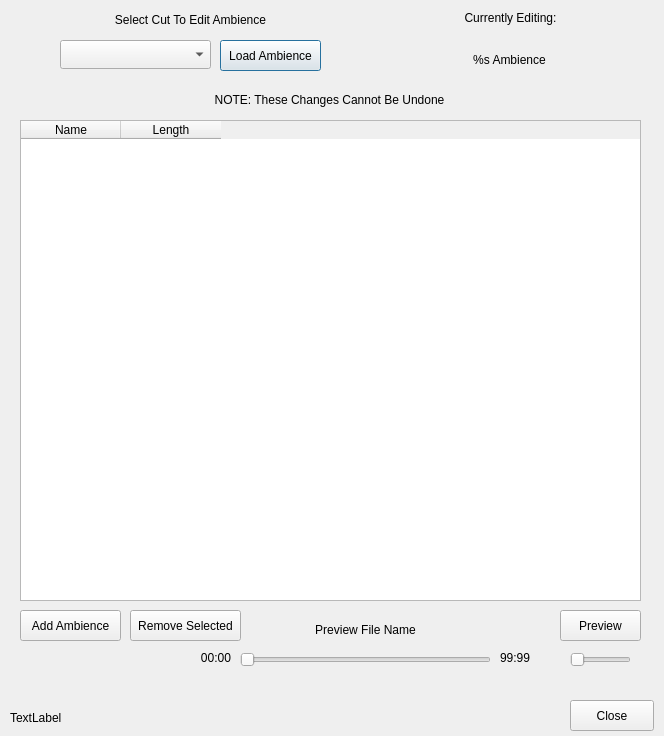
<?xml version="1.0" encoding="UTF-8"?>
<ui version="4.0">
 <class>editAmbienceDialog</class>
 <widget class="QDialog" name="editAmbienceDialog">
  <property name="geometry">
   <rect>
    <x>0</x>
    <y>0</y>
    <width>664</width>
    <height>736</height>
   </rect>
  </property>
  <property name="windowTitle">
   <string>Dialog</string>
  </property>
  <widget class="QPushButton" name="loadSelectedCutsAmbienceButton">
   <property name="geometry">
    <rect>
     <x>220</x>
     <y>40</y>
     <width>101</width>
     <height>31</height>
    </rect>
   </property>
   <property name="text">
    <string>Load Ambience</string>
   </property>
  </widget>
  <widget class="QComboBox" name="cutselectorComboBox">
   <property name="geometry">
    <rect>
     <x>60</x>
     <y>40</y>
     <width>151</width>
     <height>29</height>
    </rect>
   </property>
  </widget>
  <widget class="QLabel" name="topLabel1">
   <property name="geometry">
    <rect>
     <x>60</x>
     <y>10</y>
     <width>261</width>
     <height>20</height>
    </rect>
   </property>
   <property name="text">
    <string>Select Cut To Edit Ambience</string>
   </property>
   <property name="alignment">
    <set>Qt::AlignCenter</set>
   </property>
  </widget>
  <widget class="QLabel" name="topLabel2">
   <property name="geometry">
    <rect>
     <x>390</x>
     <y>10</y>
     <width>241</width>
     <height>16</height>
    </rect>
   </property>
   <property name="text">
    <string>Currently Editing:</string>
   </property>
   <property name="alignment">
    <set>Qt::AlignCenter</set>
   </property>
  </widget>
  <widget class="QLabel" name="currentAmbienceLabel">
   <property name="geometry">
    <rect>
     <x>384</x>
     <y>50</y>
     <width>251</width>
     <height>20</height>
    </rect>
   </property>
   <property name="text">
    <string>%s Ambience</string>
   </property>
   <property name="alignment">
    <set>Qt::AlignCenter</set>
   </property>
  </widget>
  <widget class="QTableWidget" name="audioFilesTable">
   <property name="geometry">
    <rect>
     <x>20</x>
     <y>120</y>
     <width>621</width>
     <height>481</height>
    </rect>
   </property>
   <property name="layoutDirection">
    <enum>Qt::LeftToRight</enum>
   </property>
   <property name="autoFillBackground">
    <bool>false</bool>
   </property>
   <column>
    <property name="text">
     <string>Name</string>
    </property>
    <property name="textAlignment">
     <set>AlignHCenter|AlignVCenter|AlignCenter</set>
    </property>
   </column>
   <column>
    <property name="text">
     <string>Length</string>
    </property>
    <property name="textAlignment">
     <set>AlignHCenter|AlignVCenter|AlignCenter</set>
    </property>
   </column>
  </widget>
  <widget class="QPushButton" name="addAmbienceButton">
   <property name="geometry">
    <rect>
     <x>20</x>
     <y>610</y>
     <width>101</width>
     <height>31</height>
    </rect>
   </property>
   <property name="text">
    <string>Add Ambience</string>
   </property>
  </widget>
  <widget class="QPushButton" name="removeAmbienceButton">
   <property name="geometry">
    <rect>
     <x>130</x>
     <y>610</y>
     <width>111</width>
     <height>31</height>
    </rect>
   </property>
   <property name="text">
    <string>Remove Selected</string>
   </property>
  </widget>
  <widget class="QPushButton" name="previewAmbienceButton">
   <property name="geometry">
    <rect>
     <x>560</x>
     <y>610</y>
     <width>81</width>
     <height>31</height>
    </rect>
   </property>
   <property name="text">
    <string>Preview</string>
   </property>
  </widget>
  <widget class="QSlider" name="previewSlider">
   <property name="geometry">
    <rect>
     <x>240</x>
     <y>650</y>
     <width>251</width>
     <height>20</height>
    </rect>
   </property>
   <property name="orientation">
    <enum>Qt::Horizontal</enum>
   </property>
  </widget>
  <widget class="QLabel" name="previewFileNameLabel">
   <property name="geometry">
    <rect>
     <x>250</x>
     <y>620</y>
     <width>231</width>
     <height>20</height>
    </rect>
   </property>
   <property name="text">
    <string>Preview File Name</string>
   </property>
   <property name="alignment">
    <set>Qt::AlignCenter</set>
   </property>
  </widget>
  <widget class="QLabel" name="previewcurrentTimeLabel">
   <property name="geometry">
    <rect>
     <x>180</x>
     <y>650</y>
     <width>51</width>
     <height>16</height>
    </rect>
   </property>
   <property name="text">
    <string>00:00</string>
   </property>
   <property name="alignment">
    <set>Qt::AlignRight|Qt::AlignTrailing|Qt::AlignVCenter</set>
   </property>
  </widget>
  <widget class="QLabel" name="previewtotalTimeLabel">
   <property name="geometry">
    <rect>
     <x>500</x>
     <y>650</y>
     <width>41</width>
     <height>16</height>
    </rect>
   </property>
   <property name="text">
    <string>99:99</string>
   </property>
  </widget>
  <widget class="QLabel" name="topLabel3">
   <property name="geometry">
    <rect>
     <x>24</x>
     <y>90</y>
     <width>611</width>
     <height>20</height>
    </rect>
   </property>
   <property name="text">
    <string>NOTE: These Changes Cannot Be Undone</string>
   </property>
   <property name="alignment">
    <set>Qt::AlignCenter</set>
   </property>
  </widget>
  <widget class="QPushButton" name="closeButton">
   <property name="geometry">
    <rect>
     <x>570</x>
     <y>700</y>
     <width>84</width>
     <height>31</height>
    </rect>
   </property>
   <property name="text">
    <string>Close</string>
   </property>
  </widget>
  <widget class="QLabel" name="statusBar">
   <property name="geometry">
    <rect>
     <x>10</x>
     <y>710</y>
     <width>541</width>
     <height>16</height>
    </rect>
   </property>
   <property name="text">
    <string>TextLabel</string>
   </property>
  </widget>
  <widget class="QSlider" name="horizontalSlider">
   <property name="geometry">
    <rect>
     <x>570</x>
     <y>650</y>
     <width>61</width>
     <height>20</height>
    </rect>
   </property>
   <property name="orientation">
    <enum>Qt::Horizontal</enum>
   </property>
  </widget>
 </widget>
 <resources/>
 <connections/>
</ui>
